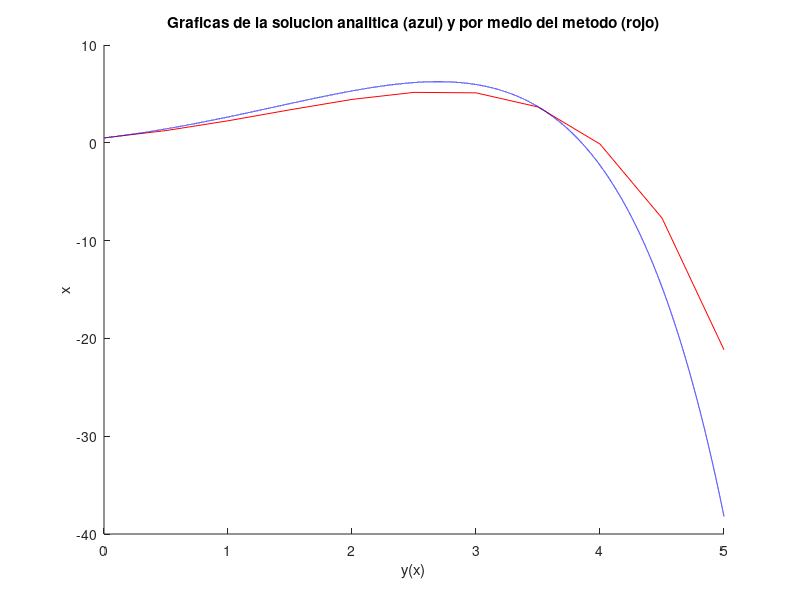

This figure's MATLAB source:
%% Ejemplo del metodo de Euler
clc; clear; close all
a=0; b=5;
num_pt=11;
f=@(x,y) y-x.^2+1;
h=(b-a)/(num_pt-1);
xv=a:h:b;
yv=[0.5];
for n=1:num_pt-1  
  yv(n+1)=yv(n)+h*f(xv(n),yv(n));
end


%grafica de la aproximacion
hold on
plot(xv,yv,'r')

%solucion analitica
y_s=@(x) (x+1).^2-0.5*exp(x);
%Graficar la solucion
x_g=a:0.0001:b;
y_g=y_s(x_g);
plot(x_g,y_g,'b')

title('Graficas de la solucion analitica (azul) y por medio del metodo (rojo)')
  xlabel('y(x)')
  ylabel('x')